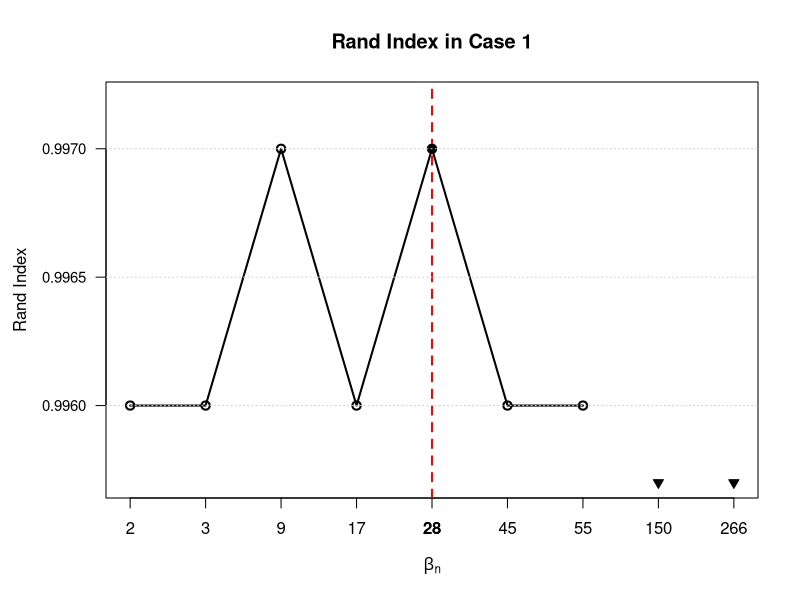

Source code (R):
# Parameters
n <- 800

# Y-axis data
y <- c(0.996, 0.996, 0.997, 0.996, 0.997, 0.996, 0.996, 0.986, 0.485)

# X-axis labels
x_labels <- c(
  2,
  floor(n^(1/5)), floor(n^(1/3)), floor(n^(3/7)), floor(n^(1/2)),
  floor(n^(4/7)), floor(n^(3/5)), floor(n^(3/4)), floor(n / 3)
)

# Equally spaced x positions
x_index <- 1:length(y)

# Focus on the region around the optimum
ylim_focus <- c(0.9957, 0.9972)

# Do not connect points outside the displayed y-range
y_plot <- y
y_plot[y < ylim_focus[1] | y > ylim_focus[2]] <- NA

par(mar = c(5, 5.2, 4, 2) + 0.1)

# Plot
plot(x_index, y_plot,
     type = "o",
     lwd = 2,
     pch = 1,
     cex = 1.1,
     xaxt = "n",
     yaxt = "n",
     ylim = ylim_focus,
     xlab = expression(beta[n]),
     ylab = "",
     main = "Rand Index in Case 1"
)

axis(1, at = x_index, labels = x_labels)
axis(2, at = c(0.9960, 0.9965, 0.9970), las = 1, cex.axis = 0.9)

mtext("Rand Index", side = 2, line = 3.8)

# Highlight beta_n = 28
abline(v = 5, col = "red", lty = 2, lwd = 2)
points(5, y[5], pch = 16, cex = 1.2)
mtext("28", side = 1, at = 5, line = 1, font = 2)

# Mark truncated points at the lower boundary
clipped_idx <- which(y < ylim_focus[1])
points(clipped_idx, rep(ylim_focus[1], length(clipped_idx)),
       pch = 25, bg = "black", cex = 1)

# Grid
grid(nx = NA, ny = NULL, lty = 3, col = "grey80")
